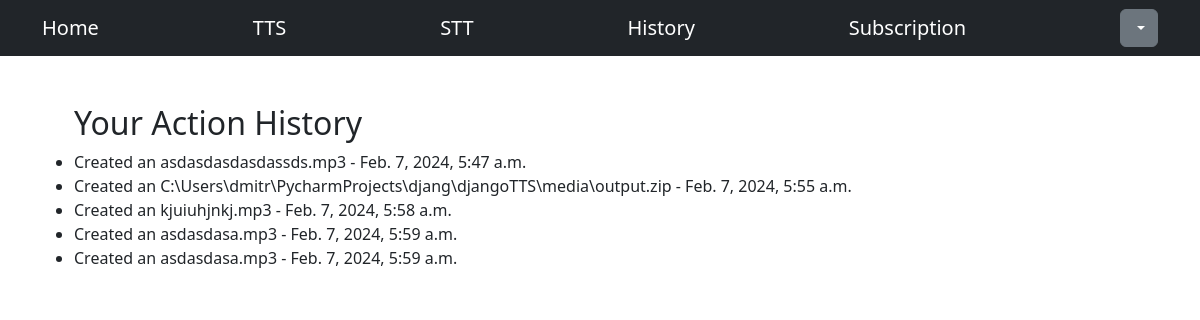
The page /tts/history (signed in) on the database as committed earlier.
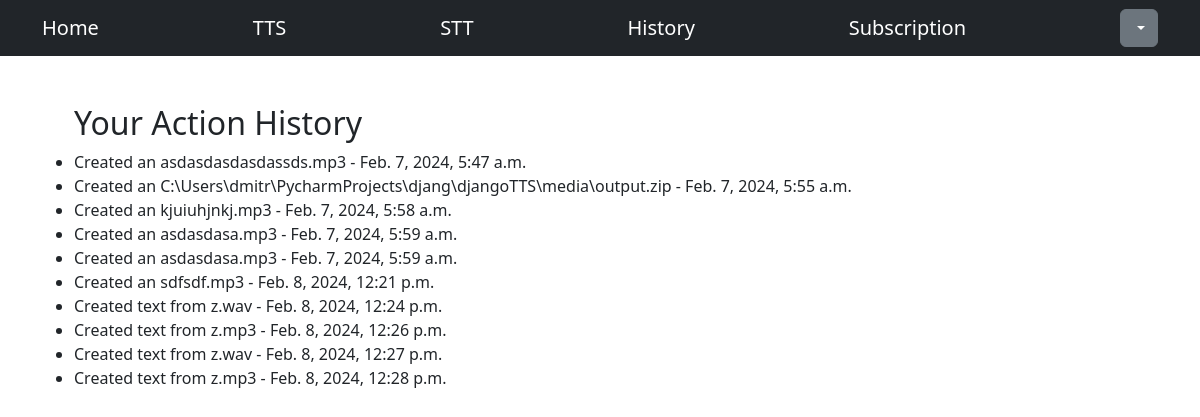
The same page on the database as committed later.
### tts/models.py (models this page shows, shortened)
class UserAction(models.Model):
    user = models.ForeignKey(settings.AUTH_USER_MODEL, on_delete=models.CASCADE)
    action = models.CharField(max_length=124, null=True, blank=True)
    timestamp = models.DateTimeField(auto_now_add=True)

### tts/views.py (the view)
# urls.py: path('history', views.UsersHistoryView.as_view(), name='history'),
class UsersHistoryView(View):
    template_name = 'tts/history.html'
    def get(self, request, *args, **kwargs):
        user_actions = UserAction.objects.filter(user=request.user)
        return render(request, self.template_name, {'user_actions': user_actions})

### tts/templates/tts/history.html
{% extends 'users/base.html' %}
{% load static %}
{% block content %}
  <div class="container mt-5">
    {% if user_actions %}
      <ul>
        <h2>Your Action History</h2>
        {% for action in user_actions %}
          <li>{{ action.action }} - {{ action.timestamp }}</li>
        {% endfor %}
      </ul>
    {% else %}
      <p>No action history available.</p>
    {% endif %}
  </div>
{% endblock %}

### users/templates/users/base.html (shortened to what this page needs)
{% load static %}
{% load bootstrap5 %}
<!DOCTYPE html>
<html lang="en">
<head>
    {% bootstrap_css %}
</head>
<body>
    <nav class="navbar navbar-expand-lg navbar-dark bg-dark">
        <div class="container">
            <a class="navbar-brand" href="{% url 'home' %}">Home</a>
            {% if user.is_authenticated %}
            <a class="navbar-brand" href="{% url 'convert_text_to_speech' %}">TTS</a>
            <a class="navbar-brand" href="{% url 'stt' %}">STT</a>
            <a class="navbar-brand" href="{% url 'history' %}">History</a>
            <a class="navbar-brand" href="{% url 'subscription' %}">Subscription</a>
            {% endif %}
            <div class="ml-auto">
                <div class="btn-group">
                    {% if user.is_authenticated %}
                        <button type="button" class="btn btn-secondary dropdown-toggle" data-bs-toggle="dropdown" aria-expanded="false">
                        </button>
                    {% else %}
                        <a class="btn btn-secondary" href="{% url 'login' %}">Login</a>
                    {% endif %}
                </div>
            </div>
        </div>
    </nav>
    {% block content %}{% endblock %}
</body>
</html>

Rows that differ between the two databases and show on the page:
added UserAction: action "Created an sdfsdf.mp3", timestamp "Feb. 8, 2024, 12:21 p.m."
added UserAction: action "Created text from z.wav", timestamp "Feb. 8, 2024, 12:24 p.m."
added UserAction: action "Created text from z.mp3", timestamp "Feb. 8, 2024, 12:26 p.m."
added UserAction: action "Created text from z.wav", timestamp "Feb. 8, 2024, 12:27 p.m."
added UserAction: action "Created text from z.mp3", timestamp "Feb. 8, 2024, 12:28 p.m."
